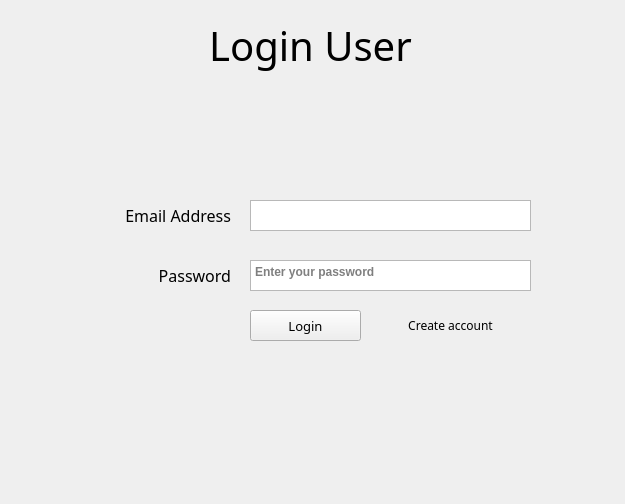
<?xml version="1.0" encoding="UTF-8"?>
<ui version="4.0">
 <class>login</class>
 <widget class="QMainWindow" name="login">
  <property name="geometry">
   <rect>
    <x>0</x>
    <y>0</y>
    <width>625</width>
    <height>504</height>
   </rect>
  </property>
  <property name="sizePolicy">
   <sizepolicy hsizetype="Fixed" vsizetype="Fixed">
    <horstretch>0</horstretch>
    <verstretch>0</verstretch>
   </sizepolicy>
  </property>
  <property name="minimumSize">
   <size>
    <width>625</width>
    <height>504</height>
   </size>
  </property>
  <property name="maximumSize">
   <size>
    <width>625</width>
    <height>504</height>
   </size>
  </property>
  <property name="font">
   <font>
    <weight>75</weight>
    <bold>true</bold>
   </font>
  </property>
  <property name="windowTitle">
   <string>Sign into your account</string>
  </property>
  <property name="layoutDirection">
   <enum>Qt::LeftToRight</enum>
  </property>
  <widget class="QWidget" name="mainframe">
   <widget class="QWidget" name="verticalLayoutWidget">
    <property name="geometry">
     <rect>
      <x>10</x>
      <y>10</y>
      <width>601</width>
      <height>71</height>
     </rect>
    </property>
    <layout class="QVBoxLayout" name="titleContainer">
     <item>
      <widget class="QLabel" name="label">
       <property name="font">
        <font>
         <family>Bahnschrift Light</family>
         <pointsize>30</pointsize>
         <weight>50</weight>
         <italic>false</italic>
         <bold>false</bold>
        </font>
       </property>
       <property name="styleSheet">
        <string notr="true"/>
       </property>
       <property name="text">
        <string>Login User</string>
       </property>
       <property name="textFormat">
        <enum>Qt::RichText</enum>
       </property>
       <property name="alignment">
        <set>Qt::AlignCenter</set>
       </property>
      </widget>
     </item>
    </layout>
   </widget>
   <widget class="QLabel" name="email">
    <property name="geometry">
     <rect>
      <x>110</x>
      <y>200</y>
      <width>121</width>
      <height>31</height>
     </rect>
    </property>
    <property name="font">
     <font>
      <family>Bahnschrift Light</family>
      <pointsize>-1</pointsize>
      <weight>50</weight>
      <italic>false</italic>
      <bold>false</bold>
     </font>
    </property>
    <property name="styleSheet">
     <string notr="true">font: 16px;
</string>
    </property>
    <property name="text">
     <string>Email Address</string>
    </property>
    <property name="textFormat">
     <enum>Qt::RichText</enum>
    </property>
    <property name="alignment">
     <set>Qt::AlignRight|Qt::AlignTrailing|Qt::AlignVCenter</set>
    </property>
   </widget>
   <widget class="QLabel" name="pass_label">
    <property name="geometry">
     <rect>
      <x>110</x>
      <y>260</y>
      <width>121</width>
      <height>31</height>
     </rect>
    </property>
    <property name="font">
     <font>
      <family>Bahnschrift Light</family>
      <pointsize>-1</pointsize>
      <weight>50</weight>
      <italic>false</italic>
      <bold>false</bold>
     </font>
    </property>
    <property name="styleSheet">
     <string notr="true">font: 16px;
</string>
    </property>
    <property name="frameShape">
     <enum>QFrame::NoFrame</enum>
    </property>
    <property name="text">
     <string>Password</string>
    </property>
    <property name="textFormat">
     <enum>Qt::RichText</enum>
    </property>
    <property name="alignment">
     <set>Qt::AlignRight|Qt::AlignTrailing|Qt::AlignVCenter</set>
    </property>
   </widget>
   <widget class="QPlainTextEdit" name="email_input">
    <property name="geometry">
     <rect>
      <x>250</x>
      <y>200</y>
      <width>281</width>
      <height>31</height>
     </rect>
    </property>
    <property name="verticalScrollBarPolicy">
     <enum>Qt::ScrollBarAlwaysOff</enum>
    </property>
    <property name="horizontalScrollBarPolicy">
     <enum>Qt::ScrollBarAlwaysOff</enum>
    </property>
    <property name="sizeAdjustPolicy">
     <enum>QAbstractScrollArea::AdjustIgnored</enum>
    </property>
    <property name="tabChangesFocus">
     <bool>false</bool>
    </property>
    <property name="documentTitle">
     <string/>
    </property>
    <property name="readOnly">
     <bool>false</bool>
    </property>
    <property name="plainText">
     <string/>
    </property>
    <property name="overwriteMode">
     <bool>false</bool>
    </property>
    <property name="backgroundVisible">
     <bool>false</bool>
    </property>
    <property name="placeholderText">
     <string>Enter your email</string>
    </property>
   </widget>
   <widget class="QPlainTextEdit" name="pass_input">
    <property name="geometry">
     <rect>
      <x>250</x>
      <y>260</y>
      <width>281</width>
      <height>31</height>
     </rect>
    </property>
    <property name="placeholderText">
     <string>Enter your password</string>
    </property>
   </widget>
   <widget class="QPushButton" name="login_btn">
    <property name="geometry">
     <rect>
      <x>250</x>
      <y>310</y>
      <width>111</width>
      <height>31</height>
     </rect>
    </property>
    <property name="font">
     <font>
      <family>Bahnschrift Light</family>
      <pointsize>10</pointsize>
      <weight>50</weight>
      <bold>false</bold>
     </font>
    </property>
    <property name="text">
     <string>Login</string>
    </property>
    <property name="autoDefault">
     <bool>false</bool>
    </property>
    <property name="default">
     <bool>false</bool>
    </property>
    <property name="flat">
     <bool>false</bool>
    </property>
   </widget>
   <widget class="QPushButton" name="signup_btn">
    <property name="geometry">
     <rect>
      <x>370</x>
      <y>310</y>
      <width>161</width>
      <height>31</height>
     </rect>
    </property>
    <property name="font">
     <font>
      <family>Bahnschrift Light</family>
      <weight>50</weight>
      <bold>false</bold>
     </font>
    </property>
    <property name="text">
     <string>Create account</string>
    </property>
    <property name="default">
     <bool>false</bool>
    </property>
    <property name="flat">
     <bool>true</bool>
    </property>
   </widget>
  </widget>
 </widget>
 <resources>
  <include location="../resources/resources.qrc"/>
 </resources>
 <connections/>
</ui>
